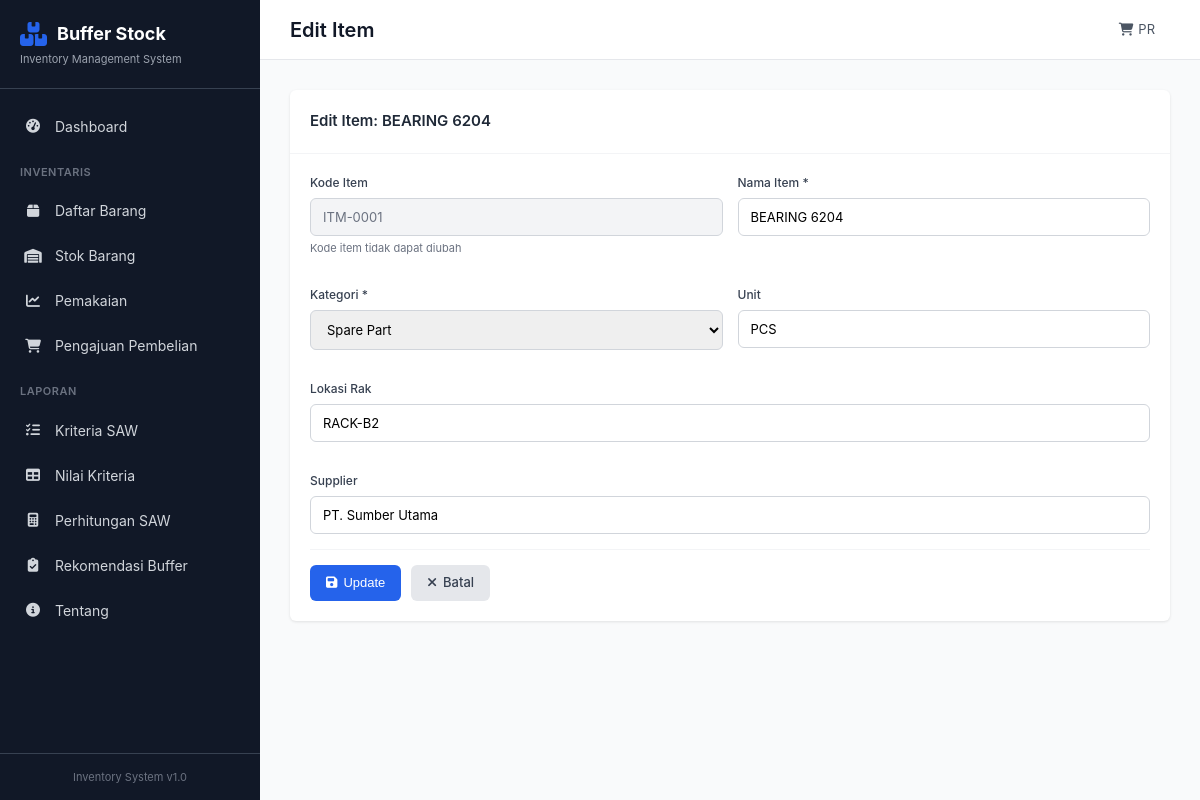
/items/edit/1, run on an earlier commit of the app's database.
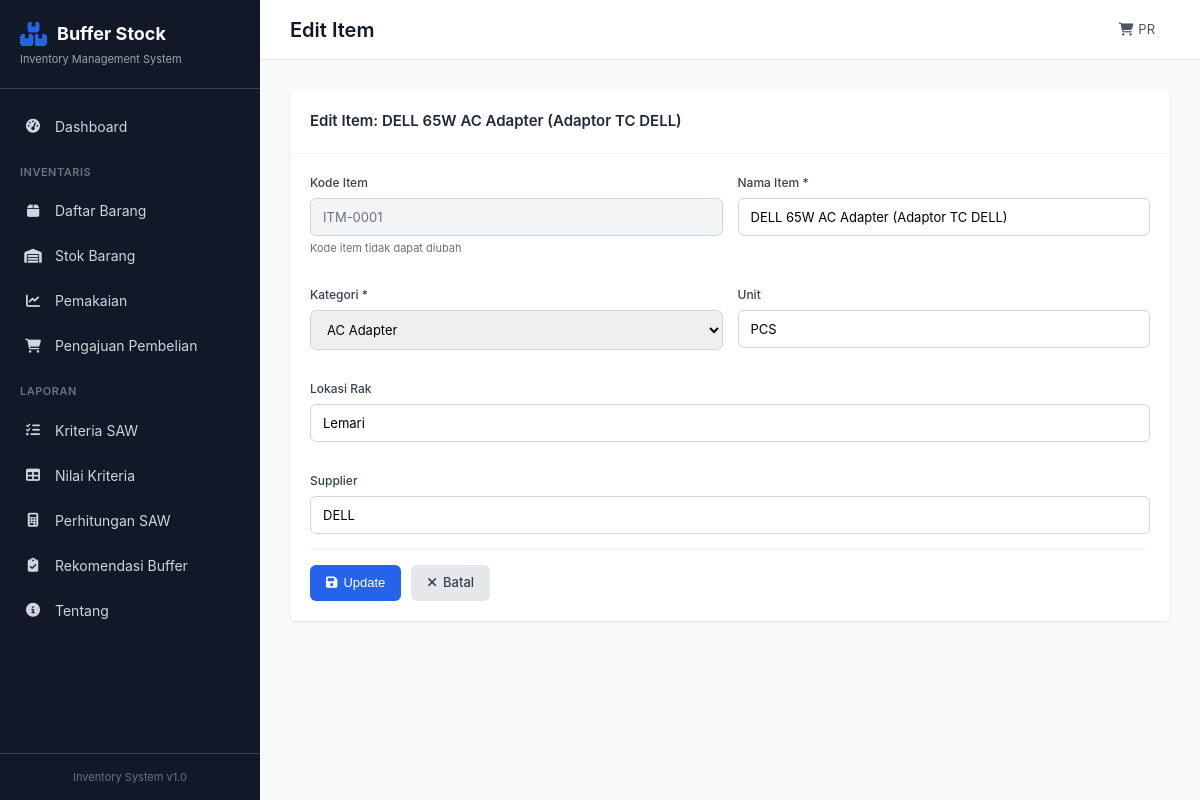
And on a later commit of the database.
### app/models.py (models this page shows, shortened)
class Item(db.Model):
    __tablename__ = 'items'
    id = db.Column(db.Integer, primary_key=True)
    kode_item = db.Column(db.String(50), unique=True, nullable=False)
    nama_item = db.Column(db.String(200), nullable=False)
    kategori = db.Column(db.String(100), nullable=False)
    unit = db.Column(db.String(50), default='PCS')
    harga = db.Column(db.Float, default=0)
    supplier = db.Column(db.String(200))
    lokasi_rak = db.Column(db.String(50))
    created_at = db.Column(db.DateTime, default=datetime.utcnow)
    criteria_values = db.relationship('CriteriaValue', backref='item', lazy=True, cascade='all, delete-orphan')

### app/routes.py (the view, shortened to what this page needs)
@main_bp.route('/items/edit/<int:id>', methods=['GET', 'POST'])
def edit_item(id):
    item = Item.query.get_or_404(id)
    categories = db.session.query(Item.kategori).distinct().all()
    categories = [c[0] for c in categories]
    return render_template('items/edit.html', item=item, categories=categories)

### app/templates/items/edit.html (shortened to what this page needs)
{% extends 'base.html' %}
{% block page_title %}Edit Item{% endblock %}
{% block content %}
<div class="section">
    <div class="card">
        <div class="card-header">
            <h3>Edit Item: {{ item.nama_item }}</h3>
        </div>
        <form method="POST" class="form">
            <div class="form-row">
                <div class="form-group">
                    <label>Kode Item</label>
                    <input type="text" value="{{ item.kode_item }}" disabled class="disabled">
                    <small>Kode item tidak dapat diubah</small>
                </div>
                <div class="form-group">
                    <label for="nama_item">Nama Item *</label>
                    <input type="text" id="nama_item" name="nama_item" value="{{ item.nama_item }}" required>
                </div>
            </div>
            <div class="form-row">
                <div class="form-group">
                    <label for="kategori">Kategori *</label>
                    <select id="kategori" name="kategori" required>
                        {% for cat in categories %}
                        <option value="{{ cat }}" {% if item.kategori == cat %}selected{% endif %}>{{ cat }}</option>
                        {% endfor %}
                        <option value="Spare Part" {% if item.kategori == 'Spare Part' %}selected{% endif %}>Spare Part</option>
                    </select>
                </div>
                <div class="form-group">
                    <label for="unit">Unit</label>
                    <input type="text" id="unit" name="unit" value="{{ item.unit }}">
                </div>
            </div>
            <div class="form-row">
                <div class="form-group">
                    <label for="lokasi_rak">Lokasi Rak</label>
                    <input type="text" id="lokasi_rak" name="lokasi_rak" value="{{ item.lokasi_rak or '' }}">
                </div>
            </div>
            <div class="form-group">
                <label for="supplier">Supplier</label>
                <input type="text" id="supplier" name="supplier" value="{{ item.supplier or '' }}">
            </div>
            <div class="form-actions">
                <button type="submit" class="btn btn-primary">
                    <i class="fas fa-save"></i> Update
                </button>
                <a href="{{ url_for('main.items') }}" class="btn btn-secondary">
                    <i class="fas fa-times"></i> Batal
                </a>
            </div>
        </form>
    </div>
</div>
{% endblock %}

What changed in the data, as far as the page shows it:
changed Item "ITM-0001": nama_item "BEARING 6204" → "DELL 65W AC Adapter (Adaptor TC DELL)"; kategori "Spare Part" → "AC Adapter"; lokasi_rak "RACK-B2" → "Lemari"; supplier "PT. Sumber Utama" → "DELL"
